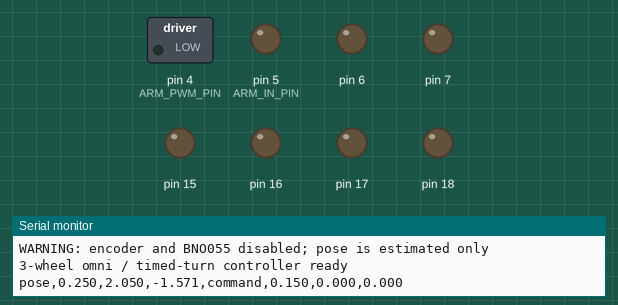
Recording of a sketch running on a simulated Arduino Uno, built with avr-gcc and run on an emulated ATmega328P. Shown: switched loads named in the sketch (green lamp = pin HIGH), output pins drawn as LEDs (lit = HIGH), the last lines printed to the serial monitor.

Above: at 0.8 s.
At 7.7 s:
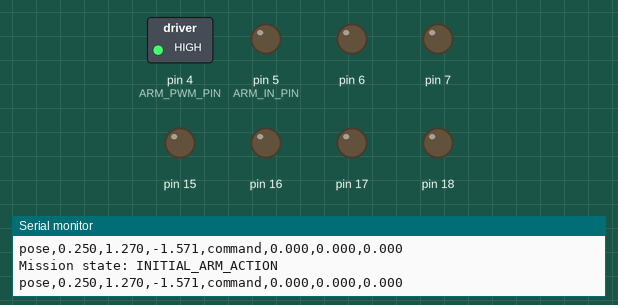
Timing chart, 0 to 37.4 s (numbered marks = the images above):
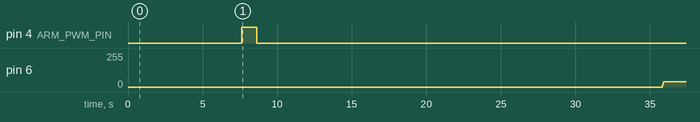

The sketch:

r2_no_encoder.ino
```cpp
#include "robot_types.h"

constexpr uint32_t PRINT_INTERVAL_MS = 100;
constexpr uint32_t CONTROL_INTERVAL_US = 10000;
constexpr uint32_t START_WAIT_MS = 500;

void printRobotStatus() {
  static uint32_t previousPrintMs = 0;
  const uint32_t nowMs = millis();
  if (nowMs - previousPrintMs < PRINT_INTERVAL_MS) return;
  previousPrintMs = nowMs;

  Serial.print("pose,");
  Serial.print(robotPose.x_m, 3);
  Serial.print(',');
  Serial.print(robotPose.y_m, 3);
  Serial.print(',');
  Serial.print(robotPose.heading_rad, 3);
  Serial.print(",command,");
  Serial.print(targetBodyVelocity.vx, 3);
  Serial.print(',');
  Serial.print(targetBodyVelocity.vy, 3);
  Serial.print(',');
  Serial.println(targetBodyVelocity.w, 3);
}

// ESP32-S3 / Arduino IDE: 三輪オムニ（右下=π/3, 左下=2π/3, 正面=π）
void setup() {
  Serial.begin(115200);
  delay(200);

  omni_Init();
  gyro_Init();
  odometry_Init();

  // 電源投入後の短い待機を置いて自動開始する。
  Serial.println("Automatic mission starts in 0.5 seconds");
  delay(START_WAIT_MS);
  mission_Init();

  Serial.println("WARNING: encoder and BNO055 disabled; pose is estimated only");
  Serial.println("3-wheel omni / timed-turn controller ready");
}

void loop() {
  gyro_Update();

  static uint32_t previousControlUs = 0;
  const uint32_t nowUs = micros();
  if (previousControlUs != 0 && nowUs - previousControlUs < CONTROL_INTERVAL_US) return;

  const float dtS = previousControlUs == 0
    ? CONTROL_INTERVAL_US * 1.0e-6f
    : (nowUs - previousControlUs) * 1.0e-6f;
  previousControlUs = nowUs;

  // 並進位置は前周期に実際に出したPWMからの推定で、実測値ではない。
  odometry_Update(dtS);
  mission_Update();
  omni_UpdateOutput(dtS);
  printRobotStatus();
}
```

gyro.ino
```cpp
#include "robot_types.h"

// ジャイロ無効版。
// BNO055とは通信せず、imuHeadingRadにはミッションが管理する想定角度だけを保持する。
float imuHeadingRad = 0.0f;
bool bnoAvailable = false;

void gyro_Init() {
  bnoAvailable = false;
  imuHeadingRad = 0.0f;
  Serial.println("BNO055 disabled; timed turns are used");
}

void gyro_Update() {}

void gyro_ResetHeading(float heading_rad) {
  while (heading_rad > kPi) heading_rad -= 2.0f * kPi;
  while (heading_rad <= -kPi) heading_rad += 2.0f * kPi;
  imuHeadingRad = heading_rad;
}
```

mechanism.ino
```cpp
#include "mission_support.h"

// ============================================================
// アーム機構のAPI
// アームを強く大きく動かすため、最大PWMで1000msモーターを回し、
// その後はPWMを0にして停止する。
// ============================================================
constexpr int ARM_IN_PIN = 5;
constexpr int ARM_PWM_PIN = 4;
constexpr int ARM_SENSOR_PIN = 14;
constexpr int ARM_PWM_DUTY = 255;
constexpr uint32_t GET_CAN_DURATION_MS = 1000;
constexpr uint32_t WATER_DURATION_MS = 1500;

enum MechanismAction { MECHANISM_IDLE, MECHANISM_GET_CAN, MECHANISM_WATER };
MechanismAction mechanismAction = MECHANISM_IDLE;
uint32_t mechanismActionStartMs = 0;

void mechanism_WriteArm(bool active) {
  if (active) {
    // 添付コードと同じ回転方向。
    digitalWrite(ARM_IN_PIN, LOW);
    analogWrite(ARM_PWM_PIN, ARM_PWM_DUTY);
  } else {
    analogWrite(ARM_PWM_PIN, 0);
    digitalWrite(ARM_IN_PIN, LOW);
  }
}

void mechanism_Init() {
  pinMode(ARM_IN_PIN, OUTPUT);
  pinMode(ARM_PWM_PIN, OUTPUT);
  pinMode(ARM_SENSOR_PIN, INPUT_PULLUP);
  mechanism_WriteArm(false);
}

void mechanism_Start(uint8_t action) {
  mechanismAction = static_cast<MechanismAction>(action);
  mechanismActionStartMs = millis();
  // 現在モーターを使うのは、初期動作中のアーム動作だけ。
  mechanism_WriteArm(mechanismAction == MECHANISM_GET_CAN);
}

void mechanism_StartGetCan() { mechanism_Start(MECHANISM_GET_CAN); }
void mechanism_StartWater() { mechanism_Start(MECHANISM_WATER); }

bool mechanism_IsActionFinished() {
  if (mechanismAction == MECHANISM_IDLE) return true;
  const uint32_t duration = mechanismAction == MECHANISM_GET_CAN ? GET_CAN_DURATION_MS : WATER_DURATION_MS;
  if (millis() - mechanismActionStartMs < duration) return false;
  mechanism_Stop();
  return true;
}

void mechanism_Stop() {
  mechanism_WriteArm(false);
  mechanismAction = MECHANISM_IDLE;
}
```

mission.ino
```cpp
#include "robot_types.h"
#include "mission_support.h"

// ============================================================
// フィールド往復ミッション
// 座標系: 図面左下を(0,0)[m]とし、短辺方向を+x、長辺方向を+yとする。
// スタート時はR2スタートゾーン中心で、ロボット正面を-y（倉庫C側）へ向ける。
//
// ルート:
// 初期動作を含め、倉庫C -> 庭 -> 倉庫A -> 庭 -> 倉庫C ... を繰り返す。
// ============================================================

enum MissionState {
  INITIAL_GO_WAREHOUSE_C,
  INITIAL_ARM_ACTION,
  INITIAL_ARM_RECOVERY,
  INITIAL_TURN_FROM_C,
  INITIAL_GO_GARDEN_1,
  INITIAL_BACK_TO_PROMENADE_1,
  INITIAL_SHIFT_TO_A_X,
  INITIAL_TURN_TO_A,
  INITIAL_GO_WAREHOUSE_A,
  INITIAL_TURN_FROM_A,
  INITIAL_GO_GARDEN_2,
  INITIAL_BACK_TO_PROMENADE_2,
  LOOP_SHIFT_TO_C_X,
  LOOP_GO_WAREHOUSE_C,
  LOOP_GO_GARDEN_FROM_C,
  LOOP_BACK_TO_PROMENADE_FOR_A,
  LOOP_SHIFT_TO_A_X,
  LOOP_GO_WAREHOUSE_A,
  LOOP_GO_GARDEN_FROM_A,
  LOOP_BACK_TO_PROMENADE_FOR_C,
  DONE,
  ERROR_STOP,
};

// 添付図の2400mm x 4500mmフィールドから読み取った座標。
// 図面寸法に±5%の公差があるため、実コートで最終確認すること。単位はm。
constexpr float FIELD_X_SIZE_M = 2.400f;
constexpr float FIELD_Y_SIZE_M = 4.500f;
constexpr float R2_START_X_M = 0.250f;
constexpr float R2_START_Y_M = 2.050f;
constexpr float GARDEN_X_M = 1.200f;
constexpr float GARDEN_Y_M = 3.900f;
constexpr float WAREHOUSE_A_X_M = 2.025f;
constexpr float WAREHOUSE_A_Y_M = 0.500f;
constexpr float WAREHOUSE_C_X_M = 0.375f;
constexpr float WAREHOUSE_C_Y_M = 1.400f;

// 遊歩道は長辺方向1.8～3.3mの間として、そのY中央を使用する。
constexpr float PROMENADE_CENTER_Y_M = (1.800f + 3.300f) / 2.0f;

// 「ゾーンの奥」は、外径500mmの機体が奥壁に触れる中心位置とする。
// 倉庫Cの奥壁Y=1.0m、倉庫Aの奥壁Y=0.0m、庭の奥壁Y=4.5m。
constexpr float ROBOT_OUTER_DIAMETER_M = 0.500f;
constexpr float ROBOT_OUTER_RADIUS_M = ROBOT_OUTER_DIAMETER_M / 2.0f;
constexpr float WAREHOUSE_C_BACK_WALL_Y_M = 1.000f;
constexpr float WAREHOUSE_A_BACK_WALL_Y_M = 0.000f;
constexpr float GARDEN_BACK_WALL_Y_M = FIELD_Y_SIZE_M;
constexpr float INITIAL_WAREHOUSE_C_DEEP_Y_M = WAREHOUSE_C_BACK_WALL_Y_M + ROBOT_OUTER_RADIUS_M;
constexpr float INITIAL_WAREHOUSE_A_DEEP_Y_M = WAREHOUSE_A_BACK_WALL_Y_M + ROBOT_OUTER_RADIUS_M;
constexpr float INITIAL_GARDEN_DEEP_Y_M = GARDEN_BACK_WALL_Y_M - ROBOT_OUTER_RADIUS_M;

constexpr float HEADING_POSITIVE_Y_RAD = kPi / 2.0f;
constexpr float HEADING_NEGATIVE_Y_RAD = -kPi / 2.0f;
constexpr float R2_START_HEADING_RAD = HEADING_NEGATIVE_Y_RAD;

// 往復動作・到着判定
constexpr bool LOOP_A_AND_C = true;
constexpr uint32_t MOVE_TIMEOUT_MS = 45000;
constexpr uint32_t TARGET_DWELL_MS = 300;
constexpr uint32_t ARM_POWER_RECOVERY_MS = 500;
constexpr float MISSION_POSITION_KP = 0.80f;
constexpr float MISSION_X_MAX_SPEED_MPS = 0.20f;
constexpr float MISSION_ENTRY_MAX_SPEED_MPS = 0.15f;
constexpr float MISSION_X_TOLERANCE_M = 0.05f;
constexpr float MISSION_Y_TOLERANCE_M = 0.08f;
constexpr float WALL_TOUCH_TARGET_TOLERANCE_M = 0.02f;
constexpr float MISSION_X_ALIGNMENT_HEADING_RAD = 0.0f;
// ジャイロを使わないため、180度旋回はR2e.inoで成功した出力と時間を使用する。
constexpr float MISSION_TIMED_TURN_PWM = 25.0f;
constexpr uint32_t MISSION_TIMED_TURN_180_MS = 5625;
constexpr float MISSION_TIMED_TURN_RATE_RADPS =
  -MISSION_TIMED_TURN_PWM
  / (config::drive_pwm_per_wheel_mps * config::mount_radius_m);

MissionState missionState = INITIAL_GO_WAREHOUSE_C;
uint32_t missionStateEnteredMs = 0;
uint32_t targetArrivalSinceMs = 0;
bool initialArmActionCompleted = false;

const char *mission_StateName(uint8_t state) {
  switch (state) {
    case INITIAL_GO_WAREHOUSE_C: return "INITIAL_GO_WAREHOUSE_C";
    case INITIAL_ARM_ACTION: return "INITIAL_ARM_ACTION";
    case INITIAL_ARM_RECOVERY: return "INITIAL_ARM_RECOVERY";
    case INITIAL_TURN_FROM_C: return "INITIAL_TURN_FROM_C";
    case INITIAL_GO_GARDEN_1: return "INITIAL_GO_GARDEN_1";
    case INITIAL_BACK_TO_PROMENADE_1: return "INITIAL_BACK_TO_PROMENADE_1";
    case INITIAL_SHIFT_TO_A_X: return "INITIAL_SHIFT_TO_A_X";
    case INITIAL_TURN_TO_A: return "INITIAL_TURN_TO_A";
    case INITIAL_GO_WAREHOUSE_A: return "INITIAL_GO_WAREHOUSE_A";
    case INITIAL_TURN_FROM_A: return "INITIAL_TURN_FROM_A";
    case INITIAL_GO_GARDEN_2: return "INITIAL_GO_GARDEN_2";
    case INITIAL_BACK_TO_PROMENADE_2: return "INITIAL_BACK_TO_PROMENADE_2";
    case LOOP_SHIFT_TO_C_X: return "LOOP_SHIFT_TO_C_X";
    case LOOP_GO_WAREHOUSE_C: return "LOOP_GO_WAREHOUSE_C";
    case LOOP_GO_GARDEN_FROM_C: return "LOOP_GO_GARDEN_FROM_C";
    case LOOP_BACK_TO_PROMENADE_FOR_A: return "LOOP_BACK_TO_PROMENADE_FOR_A";
    case LOOP_SHIFT_TO_A_X: return "LOOP_SHIFT_TO_A_X";
    case LOOP_GO_WAREHOUSE_A: return "LOOP_GO_WAREHOUSE_A";
    case LOOP_GO_GARDEN_FROM_A: return "LOOP_GO_GARDEN_FROM_A";
    case LOOP_BACK_TO_PROMENADE_FOR_C: return "LOOP_BACK_TO_PROMENADE_FOR_C";
    case DONE: return "DONE";
    case ERROR_STOP: return "ERROR_STOP";
  }
  return "UNKNOWN";
}

void mission_SetState(uint8_t nextState) {
  missionState = static_cast<MissionState>(nextState);
  missionStateEnteredMs = millis();
  targetArrivalSinceMs = 0;
  Serial.print("Mission state: ");
  Serial.println(mission_StateName(missionState));

  if (missionState == INITIAL_ARM_ACTION) {
    // 180度回転より前に、駆動輪を止めてアーム動作を開始する。
    omni_SetBodyVelocity(0.0f, 0.0f, 0.0f);
    mechanism_StartGetCan();
  }

  if (missionState == DONE || missionState == ERROR_STOP) {
    omni_SetBodyVelocity(0.0f, 0.0f, 0.0f);
    mechanism_Stop();
  }
}

bool mission_HoldForDwell() {
  if (targetArrivalSinceMs == 0) targetArrivalSinceMs = millis();
  return millis() - targetArrivalSinceMs >= TARGET_DWELL_MS;
}

void mission_CommandFieldVelocity(float vxField, float vyField, float targetHeadingRad) {
  // 実測角度は使用せず、その区間で想定している固定姿勢から車輪速度を計算する。
  omni_SetFieldVelocity(vxField, vyField, 0.0f, targetHeadingRad);
}

bool mission_TurnTo(float targetHeadingRad) {
  if (millis() - missionStateEnteredMs < MISSION_TIMED_TURN_180_MS) {
    targetArrivalSinceMs = 0;
    omni_SetBodyVelocity(0.0f, 0.0f, MISSION_TIMED_TURN_RATE_RADPS);
    return false;
  }

  omni_SetBodyVelocity(0.0f, 0.0f, 0.0f);
  // 時間旋回が180度完了したものとして、以降の座標変換に使う想定姿勢を更新する。
  gyro_ResetHeading(targetHeadingRad);
  robotPose.heading_rad = imuHeadingRad;
  return mission_HoldForDwell();
}

// 姿勢を保ち、フィールドY方向だけへ直進または後退する。
bool mission_DriveAlongY(float targetY_m, float targetHeadingRad, float positionTolerance_m) {
  const float dy = targetY_m - robotPose.y_m;
  if (fabsf(dy) <= positionTolerance_m) {
    mission_CommandFieldVelocity(0.0f, 0.0f, targetHeadingRad);
    return mission_HoldForDwell();
  }

  targetArrivalSinceMs = 0;
  const float vyField = constrain(
    MISSION_POSITION_KP * dy,
    -MISSION_ENTRY_MAX_SPEED_MPS,
    MISSION_ENTRY_MAX_SPEED_MPS
  );
  mission_CommandFieldVelocity(0.0f, vyField, targetHeadingRad);
  return false;
}

// 姿勢を保ったままフィールドX方向だけへ移動する。
bool mission_ShiftAlongX(float targetX_m, float targetHeadingRad) {
  const float dx = targetX_m - robotPose.x_m;
  if (fabsf(dx) <= MISSION_X_TOLERANCE_M) {
    mission_CommandFieldVelocity(0.0f, 0.0f, targetHeadingRad);
    return mission_HoldForDwell();
  }

  targetArrivalSinceMs = 0;
  const float vxField = constrain(
    MISSION_POSITION_KP * dx,
    -MISSION_X_MAX_SPEED_MPS,
    MISSION_X_MAX_SPEED_MPS
  );
  mission_CommandFieldVelocity(vxField, 0.0f, targetHeadingRad);
  return false;
}

bool mission_MoveTimedOut() {
  return millis() - missionStateEnteredMs > MOVE_TIMEOUT_MS;
}

void mission_Init() {
  mechanism_Init();
  initialArmActionCompleted = false;

  // 開始時の実機姿勢を「R2中心から倉庫C中心を向く方位」として内部値へ設定する。
  gyro_ResetHeading(R2_START_HEADING_RAD);
  odometry_Reset(R2_START_X_M, R2_START_Y_M);
  mission_SetState(INITIAL_GO_WAREHOUSE_C);
}

void mission_Update() {
  switch (missionState) {
    // 1. 倉庫Cの奥まで、正面を向いたまま直進する。
    case INITIAL_GO_WAREHOUSE_C:
      if (mission_DriveAlongY(
            INITIAL_WAREHOUSE_C_DEEP_Y_M,
            HEADING_NEGATIVE_Y_RAD,
            WALL_TOUCH_TARGET_TOLERANCE_M)) {
        mission_SetState(INITIAL_ARM_ACTION);
      } else if (mission_MoveTimedOut()) mission_SetState(ERROR_STOP);
      break;

    // 2. アーム動作。mechanism.inoの実機出力は未設定。
    case INITIAL_ARM_ACTION:
      omni_SetBodyVelocity(0.0f, 0.0f, 0.0f);
      if (mechanism_IsActionFinished()) {
        initialArmActionCompleted = true;
        mission_SetState(INITIAL_ARM_RECOVERY);
      }
      break;

    // アーム最大出力後、電源とモータードライバーが安定するまで短く停止する。
    case INITIAL_ARM_RECOVERY:
      omni_SetBodyVelocity(0.0f, 0.0f, 0.0f);
      if (millis() - missionStateEnteredMs >= ARM_POWER_RECOVERY_MS) {
        mission_SetState(INITIAL_TURN_FROM_C);
      }
      break;

    // 3. 倉庫C内で180度回転し、+Y方向を向く。
    case INITIAL_TURN_FROM_C:
      // アーム動作が完了していない限り、180度回転を許可しない。
      if (!initialArmActionCompleted) {
        omni_SetBodyVelocity(0.0f, 0.0f, 0.0f);
        break;
      }
      if (mission_TurnTo(HEADING_POSITIVE_Y_RAD)) mission_SetState(INITIAL_GO_GARDEN_1);
      else if (mission_MoveTimedOut()) mission_SetState(ERROR_STOP);
      break;

    // 4. Xを変えず、庭ゾーンの奥まで直進する。
    case INITIAL_GO_GARDEN_1:
      if (mission_DriveAlongY(
            INITIAL_GARDEN_DEEP_Y_M,
            HEADING_POSITIVE_Y_RAD,
            WALL_TOUCH_TARGET_TOLERANCE_M)) {
        mission_SetState(INITIAL_BACK_TO_PROMENADE_1);
      } else if (mission_MoveTimedOut()) mission_SetState(ERROR_STOP);
      break;

    // 5. +Yを向いたまま、遊歩道のY中央まで後退する。
    case INITIAL_BACK_TO_PROMENADE_1:
      if (mission_DriveAlongY(
            PROMENADE_CENTER_Y_M,
            HEADING_POSITIVE_Y_RAD,
            MISSION_Y_TOLERANCE_M)) {
        mission_SetState(INITIAL_SHIFT_TO_A_X);
      } else if (mission_MoveTimedOut()) mission_SetState(ERROR_STOP);
      break;

    // 6. 向きを保ったまま、倉庫AのX中心まで真横に移動する。
    case INITIAL_SHIFT_TO_A_X:
      if (mission_ShiftAlongX(WAREHOUSE_A_X_M, HEADING_POSITIVE_Y_RAD)) {
        mission_SetState(INITIAL_TURN_TO_A);
      } else if (mission_MoveTimedOut()) mission_SetState(ERROR_STOP);
      break;

    // 7. 180度回転して、倉庫A側（-Y）を向く。
    case INITIAL_TURN_TO_A:
      if (mission_TurnTo(HEADING_NEGATIVE_Y_RAD)) mission_SetState(INITIAL_GO_WAREHOUSE_A);
      else if (mission_MoveTimedOut()) mission_SetState(ERROR_STOP);
      break;

    // 8. 倉庫Aの奥まで直進する。
    case INITIAL_GO_WAREHOUSE_A:
      if (mission_DriveAlongY(
            INITIAL_WAREHOUSE_A_DEEP_Y_M,
            HEADING_NEGATIVE_Y_RAD,
            WALL_TOUCH_TARGET_TOLERANCE_M)) {
        mission_SetState(INITIAL_TURN_FROM_A);
      } else if (mission_MoveTimedOut()) mission_SetState(ERROR_STOP);
      break;

    // 9. 180度回転して、庭側（+Y）を向く。
    case INITIAL_TURN_FROM_A:
      if (mission_TurnTo(HEADING_POSITIVE_Y_RAD)) mission_SetState(INITIAL_GO_GARDEN_2);
      else if (mission_MoveTimedOut()) mission_SetState(ERROR_STOP);
      break;

    // 10. Xを変えず、庭ゾーンの奥まで直進する。
    case INITIAL_GO_GARDEN_2:
      if (mission_DriveAlongY(
            INITIAL_GARDEN_DEEP_Y_M,
            HEADING_POSITIVE_Y_RAD,
            WALL_TOUCH_TARGET_TOLERANCE_M)) {
        mission_SetState(INITIAL_BACK_TO_PROMENADE_2);
      } else if (mission_MoveTimedOut()) mission_SetState(ERROR_STOP);
      break;

    // 11. +Yを向いたまま遊歩道中央まで後退し、倉庫Cへ向かう。
    case INITIAL_BACK_TO_PROMENADE_2:
      if (mission_DriveAlongY(
            PROMENADE_CENTER_Y_M,
            HEADING_POSITIVE_Y_RAD,
            MISSION_Y_TOLERANCE_M)) {
        mission_SetState(LOOP_SHIFT_TO_C_X);
      } else if (mission_MoveTimedOut()) mission_SetState(ERROR_STOP);
      break;

    // ここから往復動作。倉庫内では横移動せず、必ず遊歩道中央でXを合わせる。
    case LOOP_SHIFT_TO_C_X:
      if (mission_ShiftAlongX(WAREHOUSE_C_X_M, HEADING_POSITIVE_Y_RAD)) {
        mission_SetState(LOOP_GO_WAREHOUSE_C);
      } else if (mission_MoveTimedOut()) mission_SetState(ERROR_STOP);
      break;

    // 往復中は+Yを向いたまま、倉庫Cへ後退して進入する。
    case LOOP_GO_WAREHOUSE_C:
      if (mission_DriveAlongY(
            INITIAL_WAREHOUSE_C_DEEP_Y_M,
            HEADING_POSITIVE_Y_RAD,
            WALL_TOUCH_TARGET_TOLERANCE_M)) {
        mission_SetState(LOOP_GO_GARDEN_FROM_C);
      } else if (mission_MoveTimedOut()) mission_SetState(ERROR_STOP);
      break;

    case LOOP_GO_GARDEN_FROM_C:
      if (mission_DriveAlongY(
            INITIAL_GARDEN_DEEP_Y_M,
            HEADING_POSITIVE_Y_RAD,
            WALL_TOUCH_TARGET_TOLERANCE_M)) {
        mission_SetState(LOOP_BACK_TO_PROMENADE_FOR_A);
      } else if (mission_MoveTimedOut()) mission_SetState(ERROR_STOP);
      break;

    case LOOP_BACK_TO_PROMENADE_FOR_A:
      if (mission_DriveAlongY(
            PROMENADE_CENTER_Y_M,
            HEADING_POSITIVE_Y_RAD,
            MISSION_Y_TOLERANCE_M)) {
        mission_SetState(LOOP_SHIFT_TO_A_X);
      } else if (mission_MoveTimedOut()) mission_SetState(ERROR_STOP);
      break;

    case LOOP_SHIFT_TO_A_X:
      if (mission_ShiftAlongX(WAREHOUSE_A_X_M, HEADING_POSITIVE_Y_RAD)) {
        mission_SetState(LOOP_GO_WAREHOUSE_A);
      } else if (mission_MoveTimedOut()) mission_SetState(ERROR_STOP);
      break;

    // 往復中は+Yを向いたまま、倉庫Aへ後退して進入する。
    case LOOP_GO_WAREHOUSE_A:
      if (mission_DriveAlongY(
            INITIAL_WAREHOUSE_A_DEEP_Y_M,
            HEADING_POSITIVE_Y_RAD,
            WALL_TOUCH_TARGET_TOLERANCE_M)) {
        mission_SetState(LOOP_GO_GARDEN_FROM_A);
      } else if (mission_MoveTimedOut()) mission_SetState(ERROR_STOP);
      break;

    case LOOP_GO_GARDEN_FROM_A:
      if (mission_DriveAlongY(
            INITIAL_GARDEN_DEEP_Y_M,
            HEADING_POSITIVE_Y_RAD,
            WALL_TOUCH_TARGET_TOLERANCE_M)) {
        mission_SetState(LOOP_BACK_TO_PROMENADE_FOR_C);
      } else if (mission_MoveTimedOut()) mission_SetState(ERROR_STOP);
      break;

    case LOOP_BACK_TO_PROMENADE_FOR_C:
      if (mission_DriveAlongY(
            PROMENADE_CENTER_Y_M,
            HEADING_POSITIVE_Y_RAD,
            MISSION_Y_TOLERANCE_M)) {
        mission_SetState(LOOP_A_AND_C ? LOOP_SHIFT_TO_C_X : DONE);
      } else if (mission_MoveTimedOut()) mission_SetState(ERROR_STOP);
      break;

    case DONE:
    case ERROR_STOP:
      omni_SetBodyVelocity(0.0f, 0.0f, 0.0f);
      break;
  }
}
```

mission_support.h
```cpp
#pragma once

#include <Arduino.h>

void mechanism_Init();
void mechanism_StartGetCan();
void mechanism_StartWater();
bool mechanism_IsActionFinished();
void mechanism_Stop();
```

Source omitted: odometry.ino (1983 bytes), omni.ino (4883 bytes), robot_types.h (1564 bytes)

Measured:
- by itself, pin 4 (ARM_PWM_PIN): LOW → HIGH at 7.6 s, → LOW 1.0 s later
- by itself, pin 6: moves from 0/255 to 38/255 over 0.10 s
